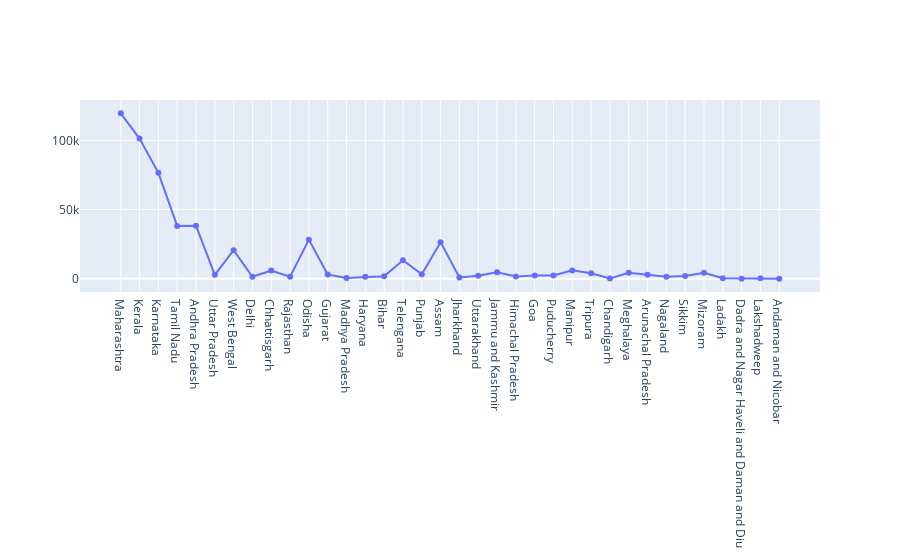

Source (notebook cell):
### Code cell
from plotly.offline import download_plotlyjs, init_notebook_mode, plot, iplot
init_notebook_mode(connected=True)
import plotly.graph_objects as go

fig = go.Figure()
fig.add_trace(go.Scatter(x=data['State/UTs'], y=data.Active, mode='lines+markers'))

### Figure 1 — Plotly figure (JSON) as saved in the notebook; plotly's stock layout.template omitted (floating-point values rounded to 4 significant figures)
{"data": [{"mode": "lines+markers", "type": "scatter", "x": ["Maharashtra", "Kerala", "Karnataka", "Tamil Nadu", "Andhra Pradesh", "Uttar Pradesh", "West Bengal", "Delhi", "Chhattisgarh", "Rajasthan", "Odisha", "Gujarat", "Madhya Pradesh", "Haryana", "Bihar", "Telengana", "Punjab", "Assam", "Jharkhand", "Uttarakhand", "Jammu and Kashmir", "Himachal Pradesh", "Goa", "Puducherry", "Manipur", "Tripura", "Chandigarh", "Meghalaya", "Arunachal Pradesh", "Nagaland", "Sikkim", "Mizoram", "Ladakh", "Dadra and Nagar Haveli and Daman and Diu", "Lakshadweep", "Andaman and Nicobar"], "y": [119558, 101343, 76528, 38191, 38338, 2796, 20585, 1379, 5964, 1471, 28242, 3013, 570, 1437, 1757, 13388, 3134, 26435, 914, 2101, 4600, 1625, 2274, 2354, 6012, 3875, 154, 4216, 2762, 1341, 2023, 4211, 279, 45, 311, 31]}], "layout": {}}
